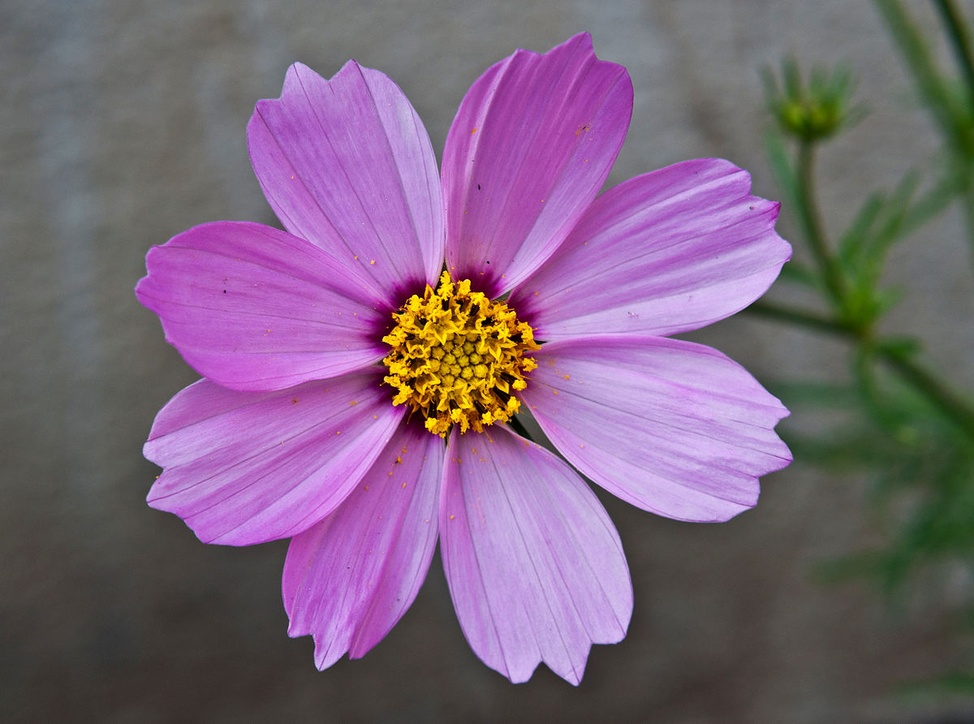
#> input picture flower.jpeg, 974 x 724 px, shrunk from 1200 x 892 before the run
$ jupyter execute notebook.ipynb   (shell and % lines are left out)
#> lines starting #> are read from the running program, lines starting #| are printed output that depends on the picture; after the words box and inside, x2 and y2 are one past the last pixel; in counts of white or black regions, pixels touching at a corner belong together
[cell 1]
import cv2
import matplotlib.pyplot as plt
import numpy as np

[cell 2]
image_path = 'flower.jpeg'
flower_img = cv2.imread(image_path)
#> flower_img is the input picture: shape (724, 974, 3); mean B, G, R 124, 100.7, 124.4

[cell 3]
gray_img = cv2.cvtColor(flower_img, cv2.COLOR_BGR2GRAY)
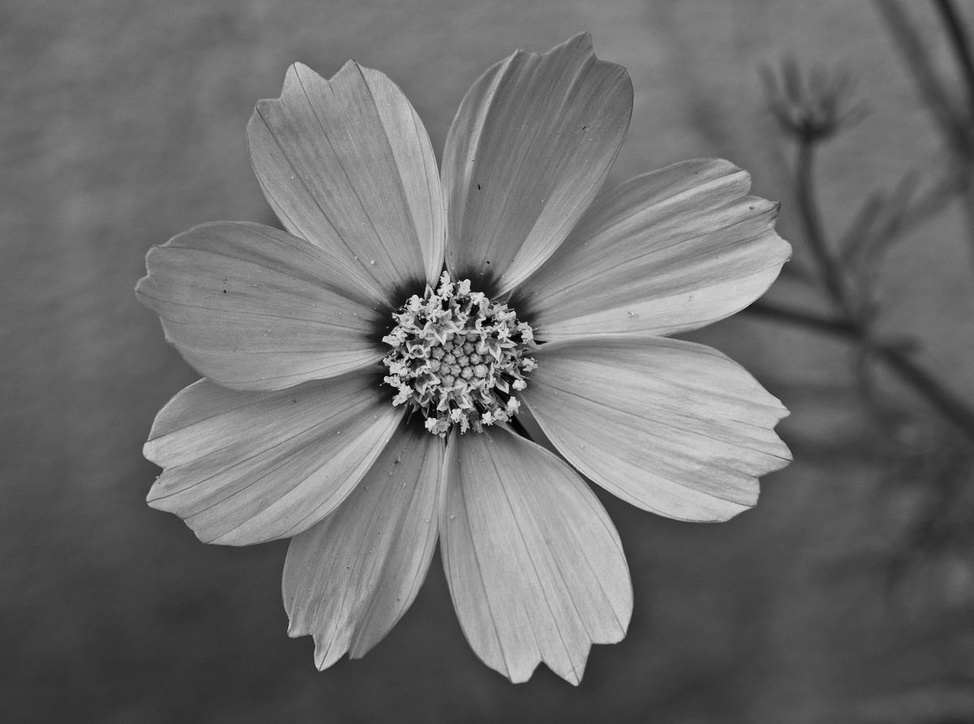
#> gray_img: shape (724, 974); min 1, max 231, mean 110.5

[cell 4]
edges = cv2.Canny(gray_img, threshold1=30, threshold2=100)
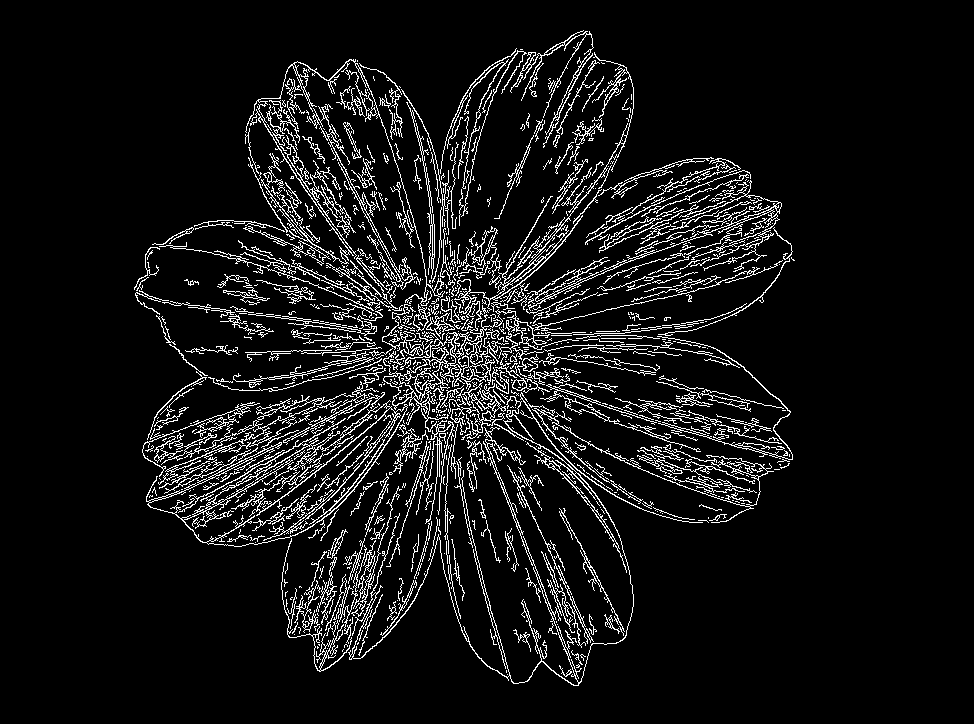
#> edges: shape (724, 974); 7.8% white in thin lines or dots, all inside (x1, y1, x2, y2) = (134, 30, 795, 686)

[cell 5]
contours, _ = cv2.findContours(edges, cv2.RETR_EXTERNAL, cv2.CHAIN_APPROX_SIMPLE)
#> contours = 790 contours, 671 with area under 20; largest, box (x1, y1, x2, y2) and area: (146, 392, 408, 547) 13133, (383, 52, 634, 524) 3862, (243, 59, 445, 306) 1238, (348, 393, 634, 686) 1068, (450, 382, 524, 441) 770
contour_img = np.zeros_like(flower_img)
cv2.drawContours(contour_img, contours, -1, (255, 255, 255), thickness=1)
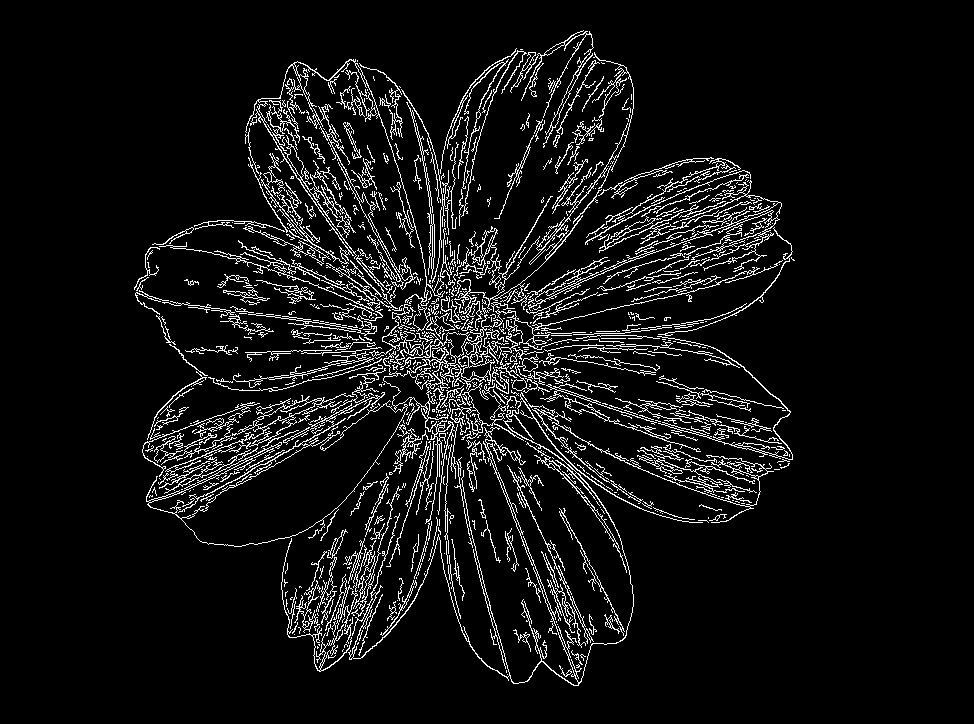
#> contour_img: shape (724, 974, 3); 7.1% white in thin lines or dots, all inside (x1, y1, x2, y2) = (134, 30, 795, 686)

[cell 6]
distorted_img = cv2.addWeighted(flower_img, 0.7, contour_img, 0.5, 0)
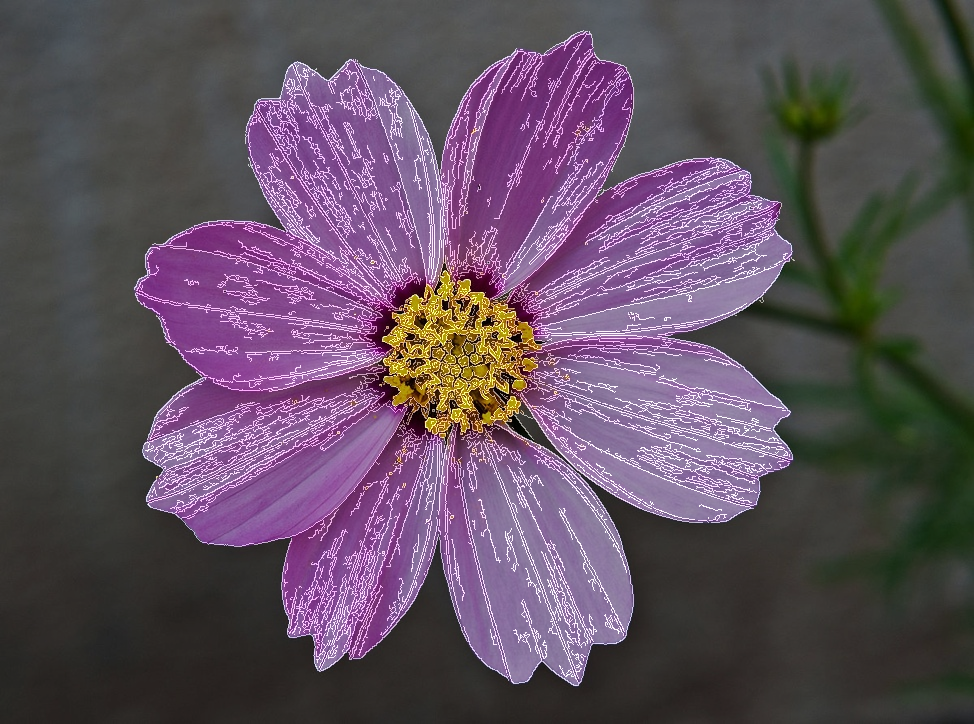
#> distorted_img: shape (724, 974, 3); mean B, G, R 95, 79.6, 95.8

kernel = np.array([[-1, -1, -1], [-1, 9, -1], [-1, -1, -1]])
distorted_img = cv2.filter2D(distorted_img, -1, kernel)
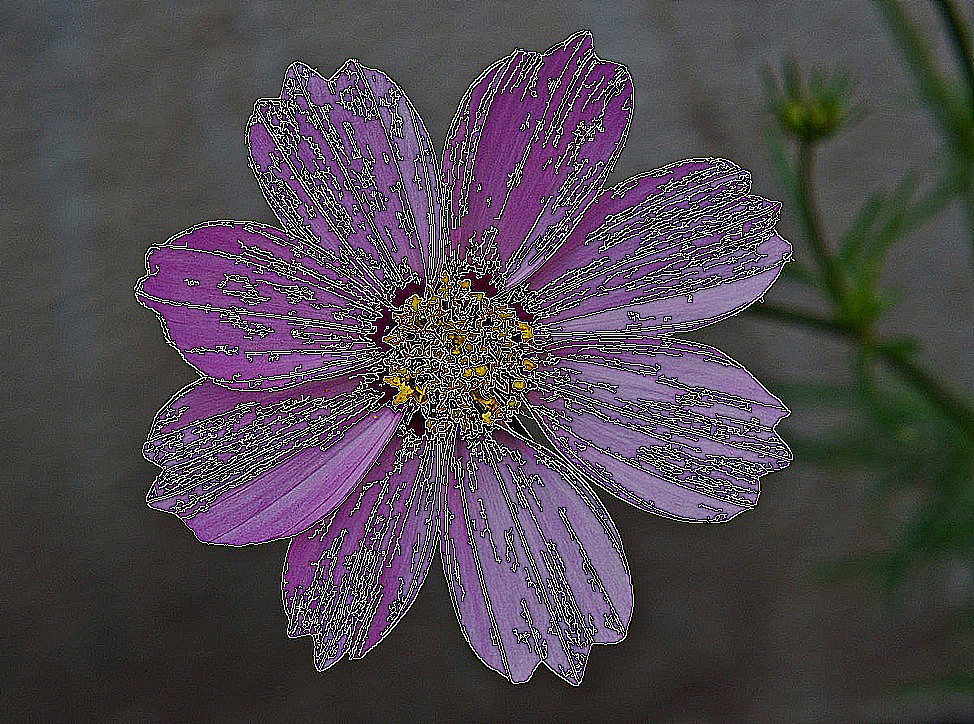
#> distorted_img: shape (724, 974, 3); mean B, G, R 79.6, 71.5, 79.4

[cell 7]
plt.figure(figsize=(10, 5))
plt.subplot(1, 2, 1)
plt.imshow(cv2.cvtColor(flower_img, cv2.COLOR_BGR2RGB))
plt.title('Original Flower Image')

plt.subplot(1, 2, 2)
plt.imshow(cv2.cvtColor(distorted_img, cv2.COLOR_BGR2RGB))
plt.title('Pressed Flower Image')

plt.show()
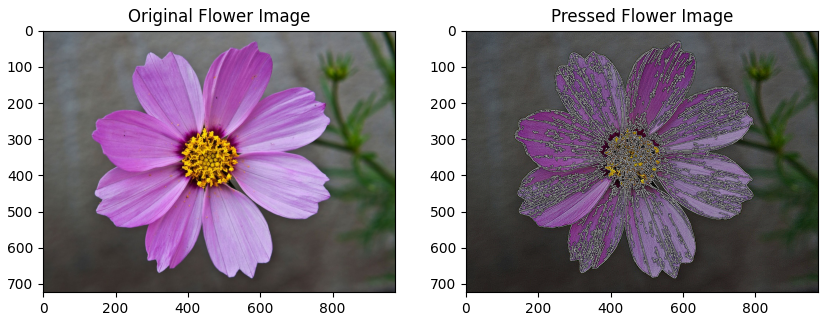
#> figure drawn by matplotlib, 2 panels
